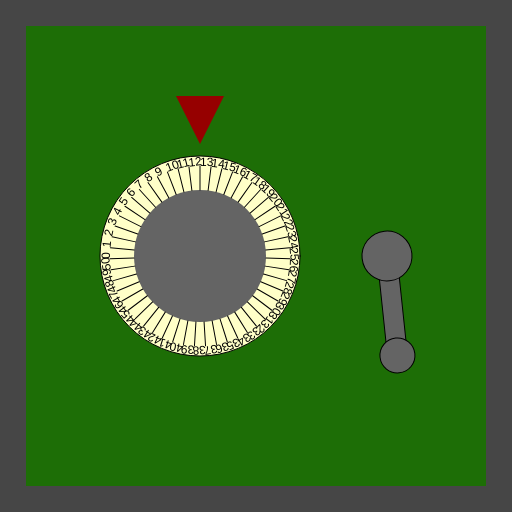
Frame 1 (no input)
Frame 60 (no input): identical to frame 1, image omitted
Frame 120 (the mouse pressed at the canvas centre since frame 60): identical to frame 1, image omitted

The p5.js sketch that drew this single still picture (run headless with seeded random() and noise() and a simulated clock; from frame 60 on, the mouse is pressed at the canvas centre):

// p5.js sketch
// ── sketch.js
/*

Officer: 4378685
CaseNum: 303-0-62510453-4378685

Case 303 - The Case of the Crooked Attorney
Stage 1 - Torvalds' Office

District Attorney Torvalds is well respected in Console City as an upstanding citizen and
enforcer of the law. Of course he’s as crooked as they come. I’ve had enough of having our
hard work at Sleuth and Co undermined by his bribes and back-payments. Let’s take take this
sucker down. I happen to know that Torvalds keeps his incriminating documents spread amongst
several safes in town. I’ll need you to bend the rules a little by breaking into them and
retrieving the incriminating evidence.

The first safe is in Torvald’s office. Crack it by doing the following:

	Whilst the mouse is moving:
	- Make HiddenSafeCode0 equal to 13

	When any key is released:
	- Make HiddenSafeCode0 equal to 26

	Whilst the mouse is being dragged:
	- Make HiddenSafeCode0 equal to 2

	When the mouse button is released:
	- Make HiddenSafeCode0 equal to 40

	When any key is pressed:
	- Make HiddenSafeCode1 equal to 43

	When any key is released:
	- Make HiddenSafeCode1 equal to 46

	When the mouse button is released:
	- Make HiddenSafeCode1 equal to 18

	Whilst the mouse is moving:
	- Make HiddenSafeCode1 equal to 6



There are many possible ways of investigating this case, but you
should use ONLY the following commands:

	- The assignment operator aka. the equals sign !

*/

//declare the variables

var HiddenSafeCode0;
var HiddenSafeCode1;


function preload()
{
	//IMAGES WILL BE LOADED HERE

}

function setup()
{
	createCanvas(512,512);

	//initialise the variables
	HiddenSafeCode0 = 0;
	HiddenSafeCode1 = 0;

}

///////////////////EVENT HANDLERS///////////////////

//Add your code to these events to open the safe ...

function mouseMoved()
{
	console.log("mouseMoved", mouseX, mouseY);
    HiddenSafeCode0 = 13;
    HiddenSafeCode1 = 6;
}

function mouseDragged()
{
	console.log("mouseDragged", mouseX, mouseY);
    HiddenSafeCode0 = 2;
}

function mousePressed()
{
	console.log("mousePressed");
}

function mouseReleased()
{
	console.log("mouseReleased");
    HiddenSafeCode0 = 40;
    HiddenSafeCode1 = 18;
}

function keyPressed()
{
	console.log("keyPressed", key);
    HiddenSafeCode1 = 43;
}

function keyReleased()
{
	console.log("keyReleased", key);
    HiddenSafeCode0 = 26;
    HiddenSafeCode1 = 46;
}

///////////////DO NOT CHANGE CODE BELOW THIS POINT///////////////////

function draw()
{


	//Draw the safe door
	background(70);
	noStroke();
	fill(29,110,6);
	rect(26,26,width-52,width-52);

	//Draw the combination dial
	push();
	translate(200,height/2);
	drawDial(200, HiddenSafeCode0, 51);
	pop();

	//Draw the lever
	push();
	translate(width - 125,256);
	drawLever(HiddenSafeCode1);
	pop();

}

function drawDial(diameter,num,maxNum)
{
	//the combination lock

	var r = diameter * 0.5;
	var p = r * 0.6;

	stroke(0);
	fill(255,255,200);
	ellipse(0,0,diameter,diameter);
	fill(100);
	noStroke();
	ellipse(0,0,diameter*0.66,diameter*0.66);
	fill(150,0,0);
	triangle(
		-p * 0.4,-r-p,
		p * 0.4,-r-p,
		0,-r-p/5
	);

	noStroke();

	push();
	var inc = 360/maxNum;

	rotate(radians(-num * inc));
	for(var i = 0; i < maxNum; i++)
	{
		push();
		rotate(radians(i * inc));
		stroke(0);
		line(0,-r*0.66,0,-(r-10));
		noStroke();
		fill(0);
		text(i,0,-(r-10));
		pop();
	}

	pop();
}

function drawLever(rot)
{
	push();
	rotate(radians(-rot))
	stroke(0);
	fill(100);
	rect(-10,0,20,100);
	ellipse(0,0,50,50);
	ellipse(0,100,35,35);
	pop();
}
